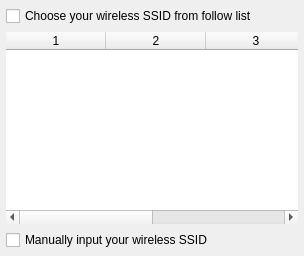
            <widget class="QWidget" name="tab_2G">
             <attribute name="title">
              <string>2.4G</string>
             </attribute>
             <layout class="QVBoxLayout" name="verticalLayout_15">
              <property name="margin">
               <number>6</number>
              </property>
              <item>
               <layout class="QHBoxLayout" name="horizontalLayout_showWifiList">
                <item>
                 <widget class="QCheckBox" name="rbtn_auto2G">
                  <property name="text">
                   <string>Choose your wireless SSID from follow list</string>
                  </property>
                 </widget>
                </item>
                <item>
                 <spacer name="horizontalSpacer_40">
                  <property name="orientation">
                   <enum>Qt::Horizontal</enum>
                  </property>
                  <property name="sizeHint" stdset="0">
                   <size>
                    <width>40</width>
                    <height>20</height>
                   </size>
                  </property>
                 </spacer>
                </item>
               </layout>
              </item>
              <item>
               <widget class="QTableWidget" name="tblwdt_wifiList2G">
                <property name="frameShape">
                 <enum>QFrame::NoFrame</enum>
                </property>
                <property name="showGrid">
                 <bool>false</bool>
                </property>
                <property name="gridStyle">
                 <enum>Qt::DotLine</enum>
                </property>
                <property name="sortingEnabled">
                 <bool>false</bool>
                </property>
                <property name="columnCount">
                 <number>4</number>
                </property>
                <attribute name="horizontalHeaderShowSortIndicator" stdset="0">
                 <bool>false</bool>
                </attribute>
                <attribute name="verticalHeaderVisible">
                 <bool>false</bool>
                </attribute>
                <attribute name="verticalHeaderShowSortIndicator" stdset="0">
                 <bool>true</bool>
                </attribute>
                <column/>
                <column/>
                <column/>
                <column/>
               </widget>
              </item>
              <item>
               <widget class="QCheckBox" name="rbtn_manual2G">
                <property name="text">
                 <string>Manually input your wireless SSID</string>
                </property>
               </widget>
              </item>
             </layout>
            </widget>
